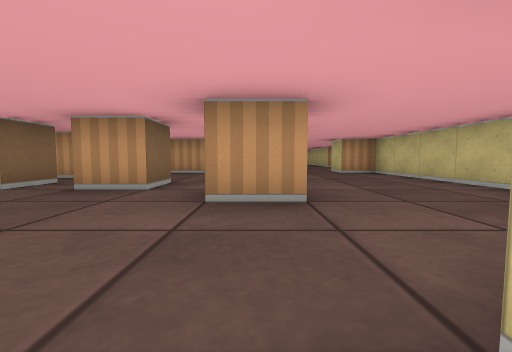
[1] (above)

24 first-person views from a walk through a cub3D level. The camera is about half as high as the walls, tilts 4° down and sees 90° across. The floor is counted in squares. Each view is taken from the middle of a square. On the plan, view 1 faces up. The plan holds only what a view shows up to about 9 squares ahead; the rest is blank.

[2]
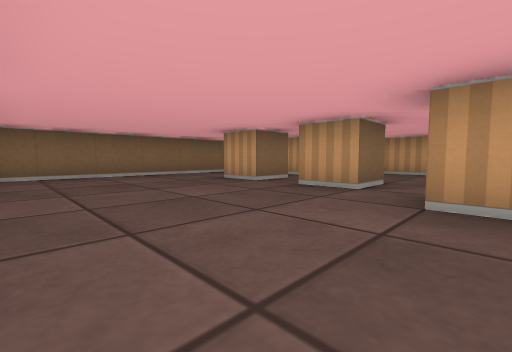

[3]
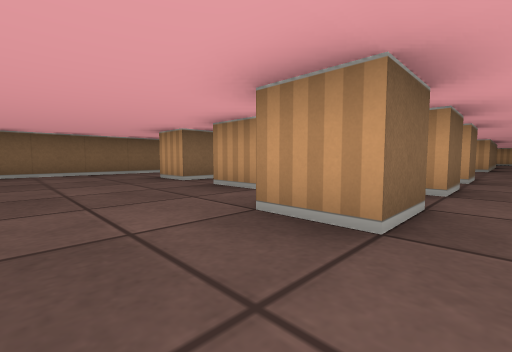

[4]
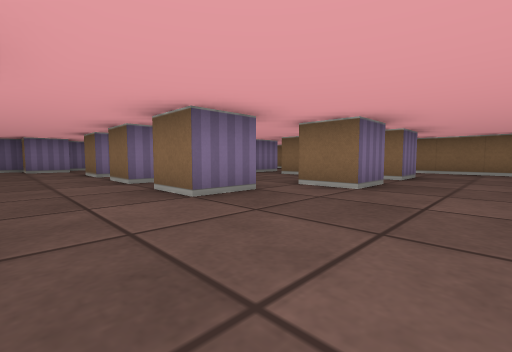

[5]
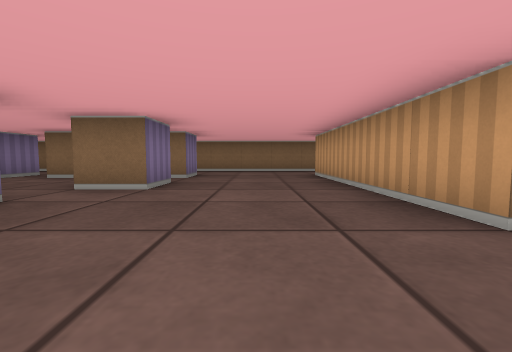

[6]
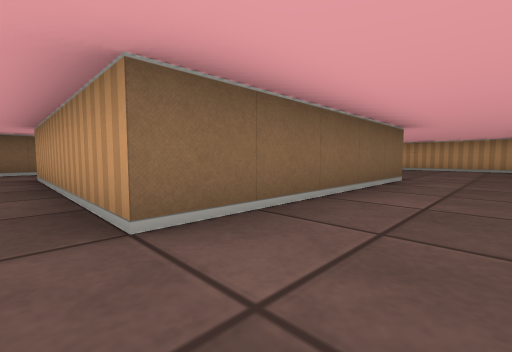

[7]
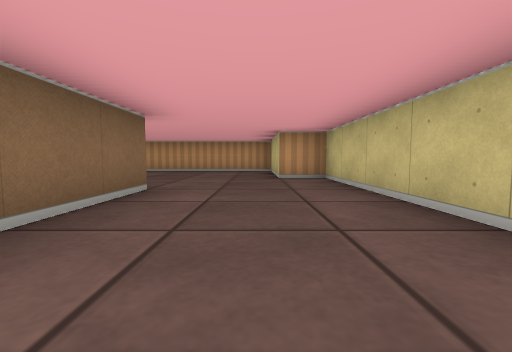

[8]
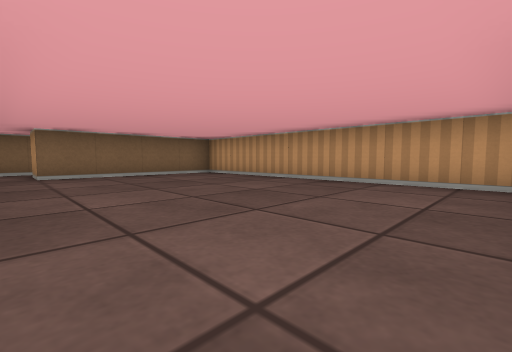

[9]
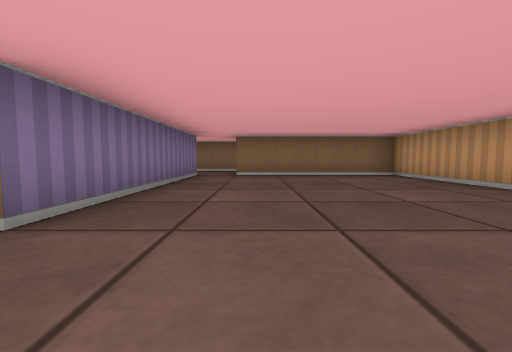

[10]
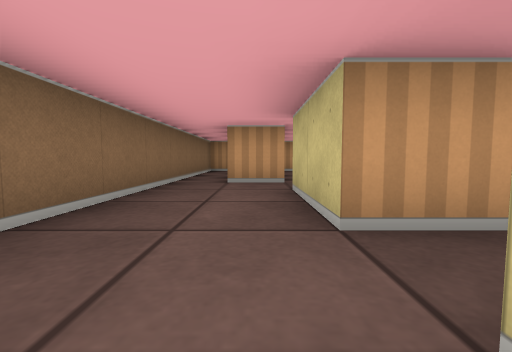

[11]
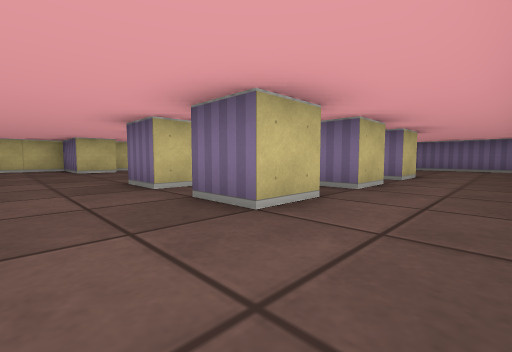

[12]
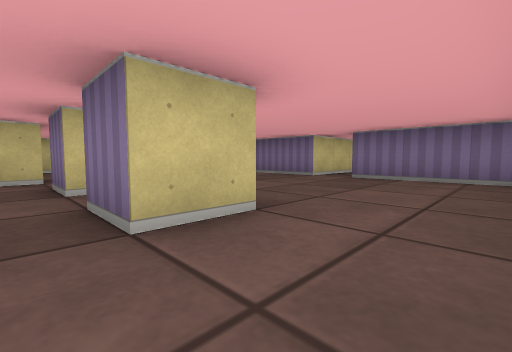

[13]
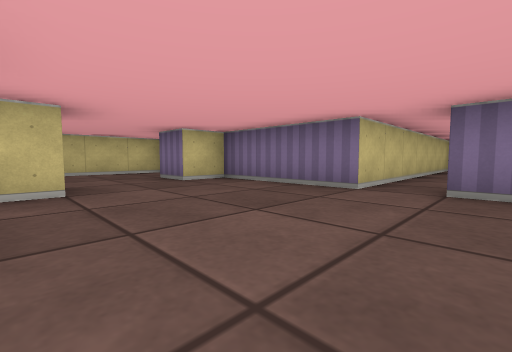

[14]
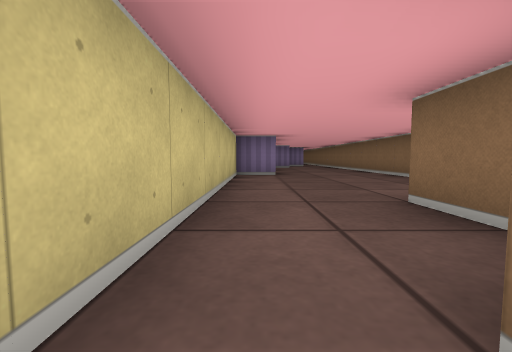

[15]
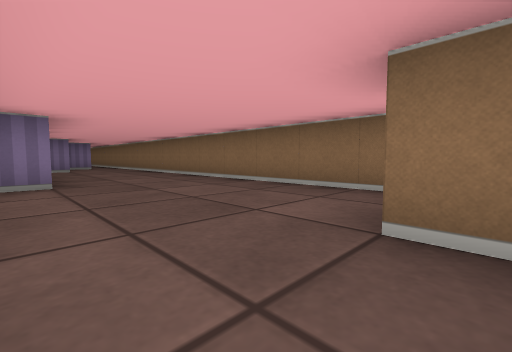

[16]
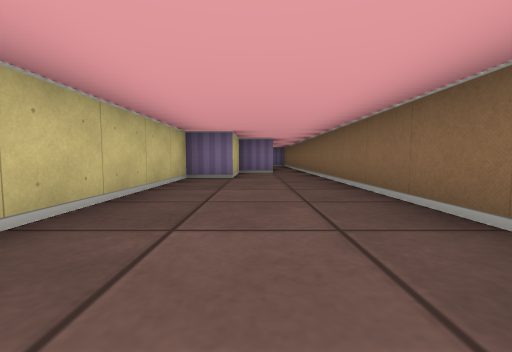

[17]
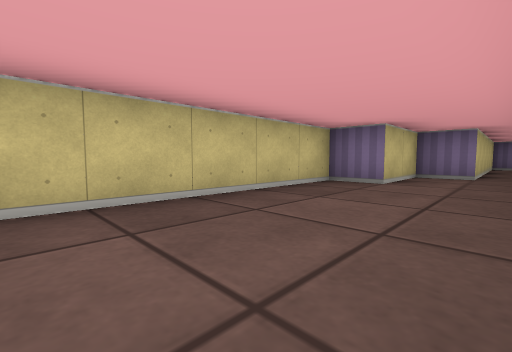

[18]
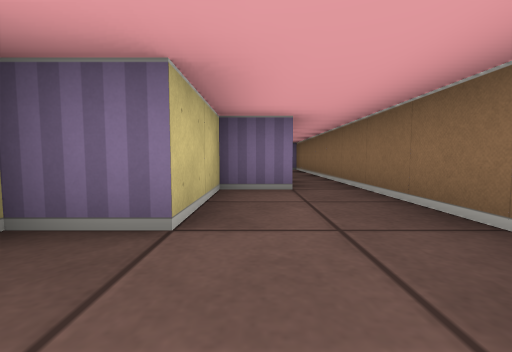

[19]
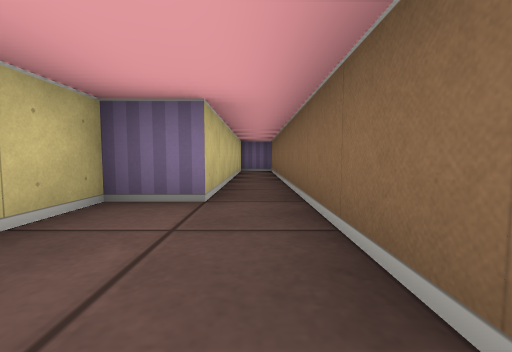

[20]
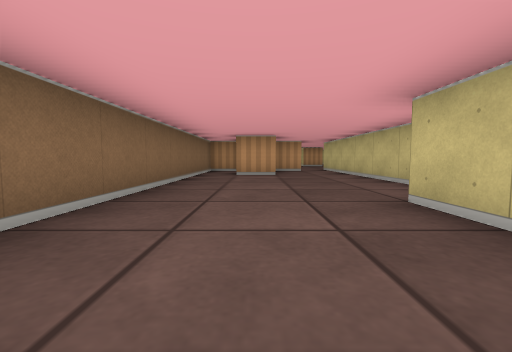

[21]
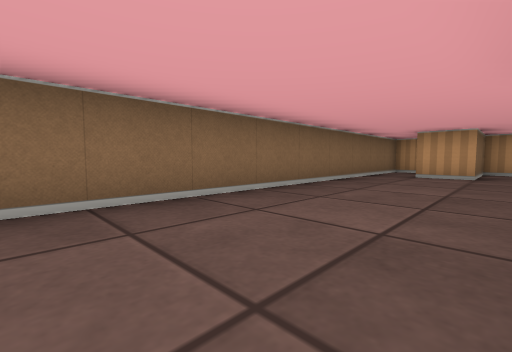

[22]
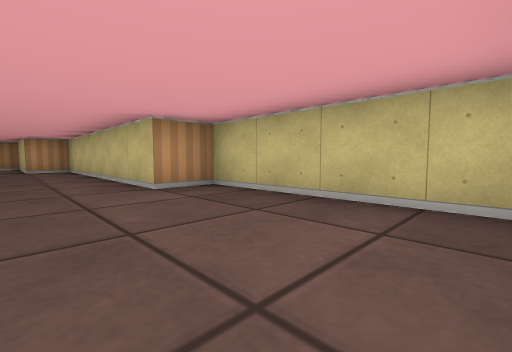

[23]
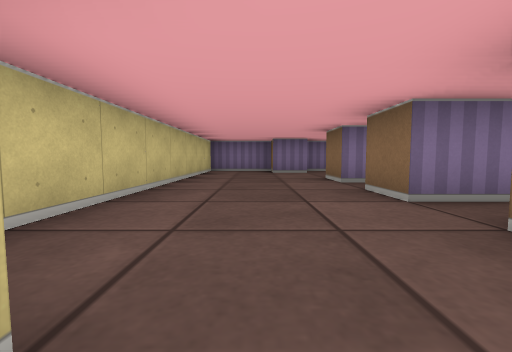

[24]
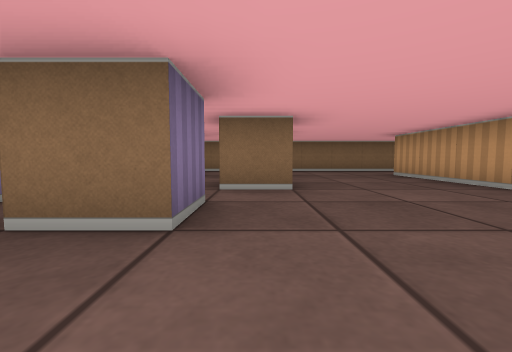

### Floor plan
Key: @ floor where view 1 was taken; # wall or solid block; . floor.
Columns run from 7 left of view 1 to 5 right of it. Each row starts with its distance up from view 1.
 22 ###########
 21 #.#.......#
 20 #.#.......#
 19 #.#.......##
 18 #.#........#
 17 #..........#
 16 #..#####...#
 15 #..#   #...#
 14 #...   #...#
 13 # .#   #...##
 12 #..#####....#
 11 #...........#
 10 #...........#
  9 #...........#
  8 #..#.#....###
  7 #......#...#
  6 #..#.......#
  5 #......#...#
  4 #..#.#.....#
  3 #......#...#
  2 #..........#
  1 #..........#
  0 #......@#..#
 -1 ####.#######
 -2 #.#..#
 -3 #.#..#
 -4 #....#
 -5 #....#
 -6 #....#
 -7 #....#
 -8 #...##
 -9 #...#
-10 #...#
-11 #...#
-12 #...#
-13 #..##
-14 #..#
-15 #.##
-16 #.#
-17 #.#
-18 #.#
-19 #.#
-20 #.#
-21 ###

Where each view was taken, in squares from view 1:
view 1: 0 up, 0 right, facing up
view 2: 0 up, 0 right, facing up-left
view 3: 1 up, 1 right, facing up-left
view 4: 10 up, 2 right, facing down-left
view 5: 10 up, 2 right, facing left
view 6: 11 up, 2 right, facing up-left
view 7: 13 up, 2 right, facing up
view 8: 17 up, 2 right, facing up-left
view 9: 18 up, 2 right, facing left
view 10: 13 up, 5 left, facing up
view 11: 10 up, 6 left, facing down-right
view 12: 5 up, 6 left, facing down-right
view 13: 3 up, 4 left, facing down-right
view 14: 1 down, 3 left, facing down
view 15: 3 down, 3 left, facing down-left
view 16: 7 down, 5 left, facing down
view 17: 8 down, 6 left, facing down-right
view 18: 11 down, 5 left, facing down
view 19: 12 down, 6 left, facing down
view 20: 10 down, 5 left, facing up
view 21: 10 down, 4 left, facing up-left
view 22: 9 up, 2 right, facing up-right
view 23: 8 up, 2 right, facing down
view 24: 8 up, 2 right, facing left
